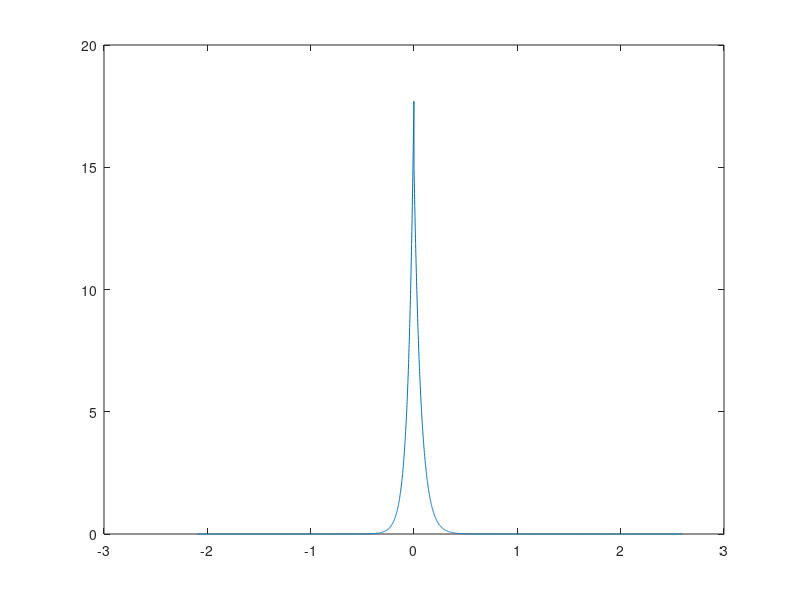

Reproduce this figure in MATLAB. (Note: this script raises an error after producing the figure.)
clear
close
% PRICE AN EUROPEAN CALL OPTION
% FD SCHEME - IMPLICIT EULER
% LOG-PRICE TRANSFORM
% FINITE ACTIVITY LEVY - KOU MODEL

%% Input
T=1; K=100; S0=100; r=0.01; sigma=0.3;
p=0.5; lambda=2; lambdap=15; lambdam=18;
nu=@(y) lambda*(p*lambdap*exp(-lambdap*y).*(y>0)+...
               (1-p)*lambdam*exp(-lambdam*abs(y)).*(y<0));
M=75; N=2000;

%% Grids
dt=T/M; 
% xmin=1.5*((r-sigma^2/2)*T-6*sigma*sqrt(T));
% xmax=1.5*((r-sigma^2/2)*T+6*sigma*sqrt(T));
Smin=0.2*S0; Smax=3*S0; xmin=log(Smin/S0); xmax=log(Smax/S0);
dx=(xmax-xmin)/N;
x=linspace(xmin, xmax, N+1)';

%% Computing alpha, lambda, and truncating the integral
% Truncate the integral
tol=1e-14;
ymin=-0.1;
while nu(ymin)>tol
    ymin=ymin-0.5;
end
ymax=0.1;
while nu(ymax)>tol
    ymax=ymax+0.5;
end
ynodes=linspace(ymin,ymax,2*N);
figure
plot(ynodes,nu(ynodes));
alpha=trapz(ynodes, (exp(ynodes)-1).*nu(ynodes))
lambdaNum=trapz(ynodes, nu(ynodes))

%% Construct the matrix
A=-(r-sigma^2/2-alpha)/(2*dx)+sigma^2/(2*dx^2);
B=-1/dt-sigma^2/(dx^2)-(r+lambda);
C=(r-sigma^2/2-alpha)/(2*dx)+sigma^2/(2*dx^2);
% 1nd way
Mhat=spdiags( [A*ones(N-1,1) B*ones(N-1,1) C*ones(N-1,1)],[-1 0 1],N-1,N-1);
% 2nd way
Mat=sparse(N+1,N+1); Mat(2:end-1,2:end-1)=Mhat; clear Mhat
Mat(1,1)=1; Mat(2,1)=A; Mat(end,end)=1; Mat(end-1,end)=C;

%% Backward-in-time procedure
V=max( S0*exp(x)-K,0); 
for j=M-1:-1:0
    I=integral(nu,x,V,ynodes,S0,K*exp(-r*(T-(j+1)*dt)));
    rhs=-1/dt*V-I; rhs(1)=0; rhs(end)=S0*exp(xmax)-K*exp(-r*(T-j*dt));
    V=Mat\rhs;
end
figure
plot(S0*exp(x),V); title('Price'); xlabel('S - spot price');
Price=interp1( S0*exp(x),V, S0,'spline')
Price_CM=FFT_CM_Call

function I=integral(nu,x,V,ynodes,S0,discK)
% trapezoidal formula
dy=ynodes(2)-ynodes(1);
w=ones(size(ynodes)); w(1)=1/2; w(end)=1/2;
I=zeros(size(x));
for i=2:length(I)-1
    I(i)=sum( w.*valueV(x(i)+ynodes,x,V,S0,discK).*nu(ynodes) )*dy;
end
end

function f=valueV(y,x,V,S0,discK)
f=zeros(size(y));
index=find( (y>=x(1)) .* (y<=x(end)) );
f(index)=interp1(x,V,y(index));
index=find( (y>x(end)) );
f(index)=S0*exp(y(index))-discK;
end    
    

    
    
    
    
    
    
    
    
    
    


